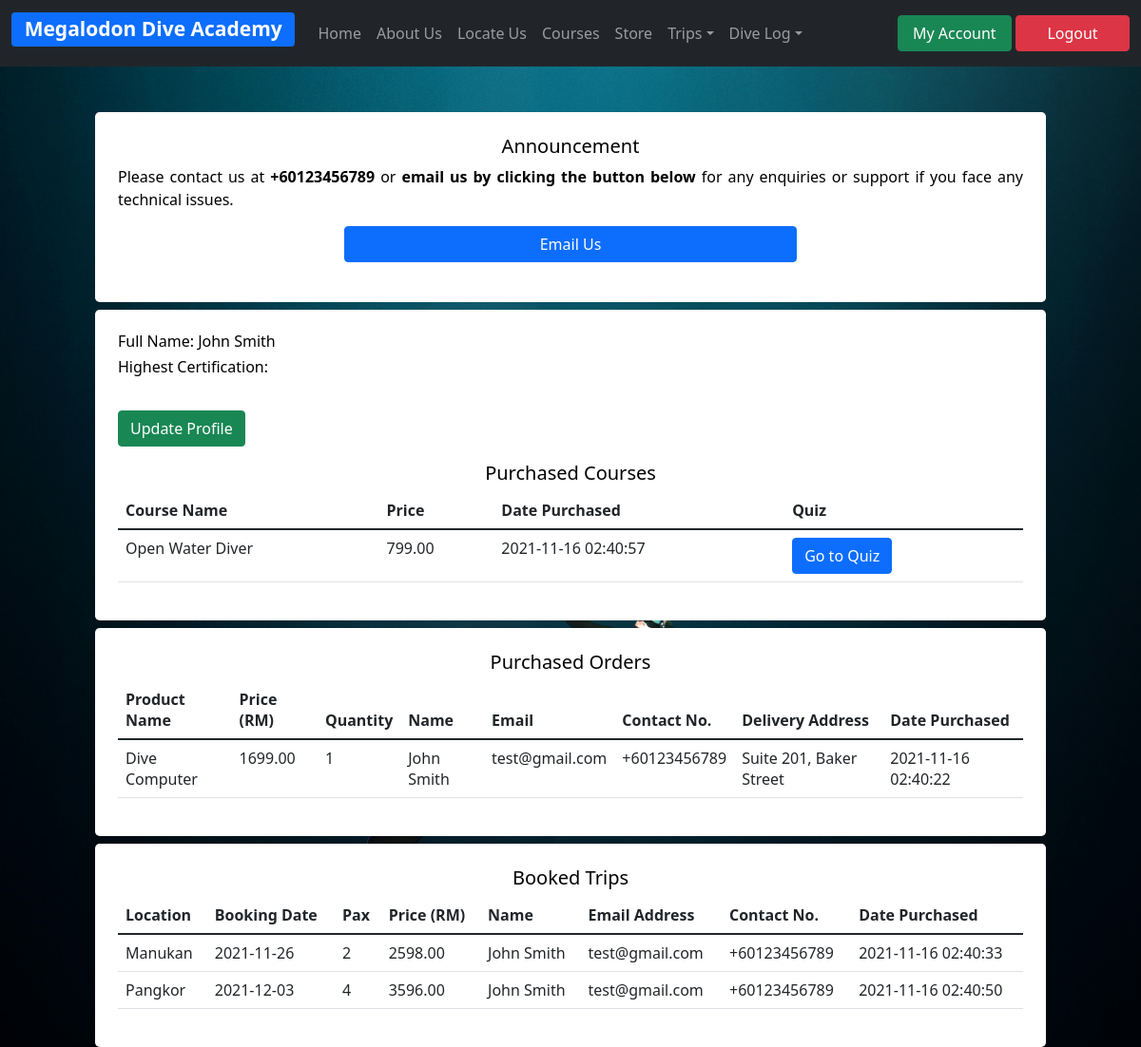
The page /dashboard.php (signed in) on the database as committed earlier.
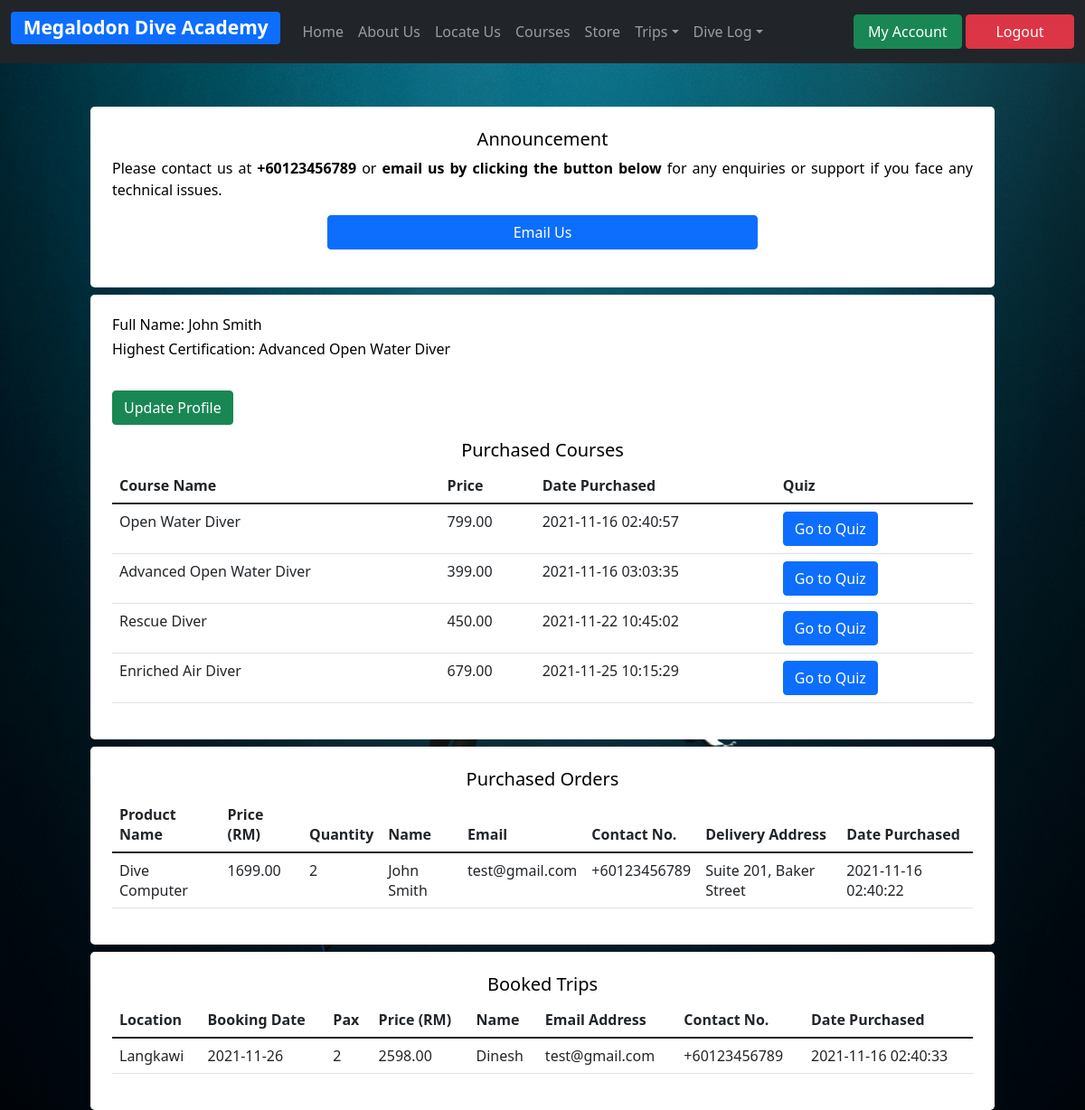
The same page on the database as committed later.
### tables this page shows
CREATE TABLE `certification` (
  `id` int(11) NOT NULL,
  `name` varchar(100) NOT NULL,
  `certification` varchar(100) DEFAULT NULL,
  `username` varchar(100) NOT NULL
);

CREATE TABLE `enrollment` (
  `enrollID` int(11) NOT NULL,
  `courseName` varchar(200) NOT NULL,
  `courseQuiz` varchar(100) NOT NULL,
  `username` varchar(200) NOT NULL,
  `price` varchar(100) NOT NULL,
  `email` varchar(100) NOT NULL,
  `datePurchased` timestamp NOT NULL DEFAULT CURRENT_TIMESTAMP
);

CREATE TABLE `orders` (
  `orderID` int(11) NOT NULL,
  `productName` varchar(100) NOT NULL,
  `productPrice` varchar(100) NOT NULL,
  `productQuantity` varchar(100) DEFAULT NULL,
  `username` varchar(100) DEFAULT NULL,
  `name` varchar(100) NOT NULL,
  `email` varchar(100) NOT NULL,
  `contactNo` varchar(100) NOT NULL,
  `address` varchar(1000) NOT NULL,
  `datePurchased` timestamp NOT NULL DEFAULT CURRENT_TIMESTAMP
);

CREATE TABLE `bookings` (
  `bookingID` int(11) NOT NULL,
  `location` varchar(100) NOT NULL,
  `pax` varchar(100) NOT NULL,
  `username` varchar(100) DEFAULT NULL,
  `name` varchar(50) NOT NULL,
  `email` varchar(100) NOT NULL,
  `contact` varchar(100) NOT NULL,
  `bookingDate` date NOT NULL,
  `price` varchar(100) NOT NULL,
  `datePurchased` timestamp NOT NULL DEFAULT CURRENT_TIMESTAMP
);

### dashboard.php (the view, shortened to what this page needs)
<?php
include('db/server.php');
include('header/navUser.php');
?>
<!DOCTYPE html>
<html>
    <head>
        <link href="https://cdn.jsdelivr.net/npm/bootstrap@5.1.3/dist/css/bootstrap.min.css" rel="stylesheet">
        <link rel="stylesheet" type="text/css" href="css/style.css" />
    </head>
    <body>
        <div class="mx-auto mt-5 bg-white text-black p-4" style="width: 1000px; height: 200px; border-radius: .30rem">
            <h5 class="text-center">Announcement</h5>
            <p style="text-align: justify;">Please contact us at <b>+60123456789</b> or <b>email us by clicking the button below</b> for any enquiries or support if you face any technical issues.</p>
            <div class="d-grid gap-2 col-6 mx-auto">
                <button class="btn btn-primary" type="button">Email Us</button>
            </div>
        </div>
            <div class="mx-auto mt-2 mb-2 bg-white text-black p-4" style="width: 1000px; height:fit-content; border-radius: .30rem">
            <?php
            $username = $_SESSION['username'];
            $courseList = $mysqli->query("SELECT * FROM enrollment WHERE username='$username'") or die(mysqli_error($mysqli));
            $certification = $mysqli->query("SELECT * FROM certification WHERE username='$username'") or die(mysqli_error($mysqli));
            ?>
            <?php
            while ($row = $certification->fetch_assoc()): ?>
                <h6 style="text-align: justify">Full Name: <?php echo $row['name']; ?></h6>
                <h6 style="text-align: justify">Highest Certification: <?php echo $row['certification']; ?></h6>
                <br/>
                <?php endwhile; ?>
                <a class="btn btn-success mt-1 mb-3" type="button" href="updateAccount.php">Update Profile</a>
                <table class="table">
                    <thead>
                        <tr>
                            <h5 class="text-center">Purchased Courses</h5>
                        </tr>
                        <tr>
                            <th>Course Name</th>
                            <th>Price</th>
                            <th>Date Purchased</th>
                            <th>Quiz</th>
                        </tr>
                    </thead>
                    <tbody>
                        <?php while ($row = $courseList->fetch_assoc()): ?>
                        <tr>
                            <td><?php echo $row['courseName']; ?></td>
                            <td><?php echo $row['price']; ?></td>
                            <td><?php echo $row['datePurchased']; ?></td>
                            <td><a class="btn btn-primary" href="<?php echo $row['courseQuiz'];?>" role="button">Go to Quiz</a><td>
                        </tr>
                        <?php endwhile; ?>
                    </tbody>
            </table>
        </div>
        <div class="mx-auto mt-1 mb-2 bg-white text-black p-4" style="width: 1000px; height:fit-content; border-radius: .30rem">
            <table class="table">
                <thead>
                    <tr>
                        <h5 class="text-center">Purchased Orders</h5>
                    </tr>
                    <tr>
                        <th>Product Name</th>
                        <th>Price (RM)</th>
                        <th>Quantity</th>
                        <th>Name</th>
                        <th>Email</th>
                        <th>Contact No.</th>
                        <th>Delivery Address</th>
                        <th>Date Purchased</th>
                    </tr>
                </thead>
                <tbody>
                    <?php
                    $username = $_SESSION['username'];
                    $orderList = $mysqli->query("SELECT * FROM orders WHERE username='$username'") or die(mysqli_error($mysqli));
                    while ($row = $orderList->fetch_assoc()): ?>
                    <tr>
                        <td><?php echo $row['productName']; ?></td>
                        <td><?php echo $row['productPrice']; ?></td>
                        <td><?php echo $row['productQuantity']; ?></td>
                        <td><?php echo $row['name']; ?></td>
                        <td><?php echo $row['email']; ?></td>
                        <td><?php echo $row['contactNo']; ?></td>
                        <td><?php echo $row['address']; ?></td>
                        <td><?php echo $row['datePurchased']; ?></td>
                    </tr>
                    <?php endwhile; ?>
                </tbody>
            </table>
        </div>
        <div class="mx-auto mt-1 mb-2 bg-white text-black p-4" style="width: 1000px; height:fit-content; border-radius: .30rem">
            <table class="table">
                <thead>
                    <tr>
                        <h5 class="text-center">Booked Trips</h5>
                    </tr>
                    <tr>
                        <th>Location</th>
                        <th>Booking Date</th>
                        <th>Pax</th>
                        <th>Price (RM)</th>
                        <th>Name</th>
                        <th>Email Address</th>
                        <th>Contact No.</th>
                        <th>Date Purchased</th>
                    </tr>
                </thead>
                <tbody>
                    <?php
                    $username = $_SESSION['username'];
                    $bookingList = $mysqli->query("SELECT * FROM bookings WHERE username='$username'") or die(mysqli_error($mysqli));
                    while ($row = $bookingList->fetch_assoc()): ?>
                    <tr>
                        <td><?php echo $row['location']; ?></td>
                        <td><?php echo $row['bookingDate']; ?></td>
                        <td><?php echo $row['pax']; ?></td>
                        <td><?php echo $row['price']; ?></td>
                        <td><?php echo $row['name']; ?></td>
                        <td><?php echo $row['email']; ?></td>
                        <td><?php echo $row['contact']; ?></td>
                        <td><?php echo $row['datePurchased']; ?></td>
                    </tr>
                    <?php endwhile; ?>
                </tbody>
            </table>
        </div>
    </body>
</html>

### header/navUser.php (shortened to what this page needs)
<nav class="navbar sticky-top navbar-expand-lg navbar-dark bg-dark">
  <div class="container-fluid">
    <a class="navbar-brand" href="index.php"><h3><span class="badge bg-primary">Megalodon Dive Academy</span></h3></a>
        <div class="collapse navbar-collapse" id="navbarSupportedContent">
          <ul class="navbar-nav me-auto mb-2 mb-lg-0">
            <li class="nav-item">
              <a class="nav-link" aria-current="page" href="index.php">Home</a>
            </li>
            <li class="nav-item">
              <a class="nav-link" href="aboutUs.php">About Us</a>
            </li>
            <li class="nav-item">
              <a class="nav-link" href="locateUs.php">Locate Us</a>
            </li>
            <li class="nav-item">
              <a class="nav-link" href="course.php">Courses</a>
            </li>
            <li class="nav-item">
              <a class="nav-link" href="shop.php">Store</a>
            </li>
            <li class="nav-item dropdown">
              <a class="nav-link dropdown-toggle" href="#" id="navbarDropdown" role="button" data-bs-toggle="dropdown" aria-expanded="false">Trips</a>
            </li>
            <li class="nav-item dropdown">
              <a class="nav-link dropdown-toggle" href="#" id="navbarDropdown" role="button" data-bs-toggle="dropdown" aria-expanded="false">Dive Log</a>
            </li>
          </ul>
          <div class="d-grid gap-10 d-md-block">
            <a class="btn btn-success" style="width:120px;" href="dashboard.php" role="button">My Account</a>
            <a class="btn btn-danger" style="width:120px;" href="index.php?logout='1'" role="button">Logout</a>
          </div>
        </div>
  </div>
</nav>

### css/style.css (style rules this page uses)
body, html { height: 100%; background-image: url(http://localhost/scubaWebsite/img/background.jpg); background-position: center; background-repeat: no-repeat; background-size: cover; background-color: #030303; }

Rows that differ between the two databases and show on the page:
removed bookings: location "Pangkor", bookingDate "2021-12-03", pax "4", price "3596.00", name "John Smith", email "test@gmail.com", contact "+60123456789", datePurchased "2021-11-16 02:40:50"
changed certification "John Smith": certification (not shown) → "Advanced Open Water Diver"
added enrollment: courseName "Advanced Open Water Diver", price "399.00", datePurchased "2021-11-16 03:03:35"
added enrollment: courseName "Rescue Diver", price "450.00", datePurchased "2021-11-22 10:45:02"
added enrollment: courseName "Enriched Air Diver", price "679.00", datePurchased "2021-11-25 10:15:29"
changed orders "Dive Computer": productQuantity "1" → "2"
changed bookings "test@gmail.com": location "Manukan" → "Langkawi"; name "John Smith" → "Dinesh"
